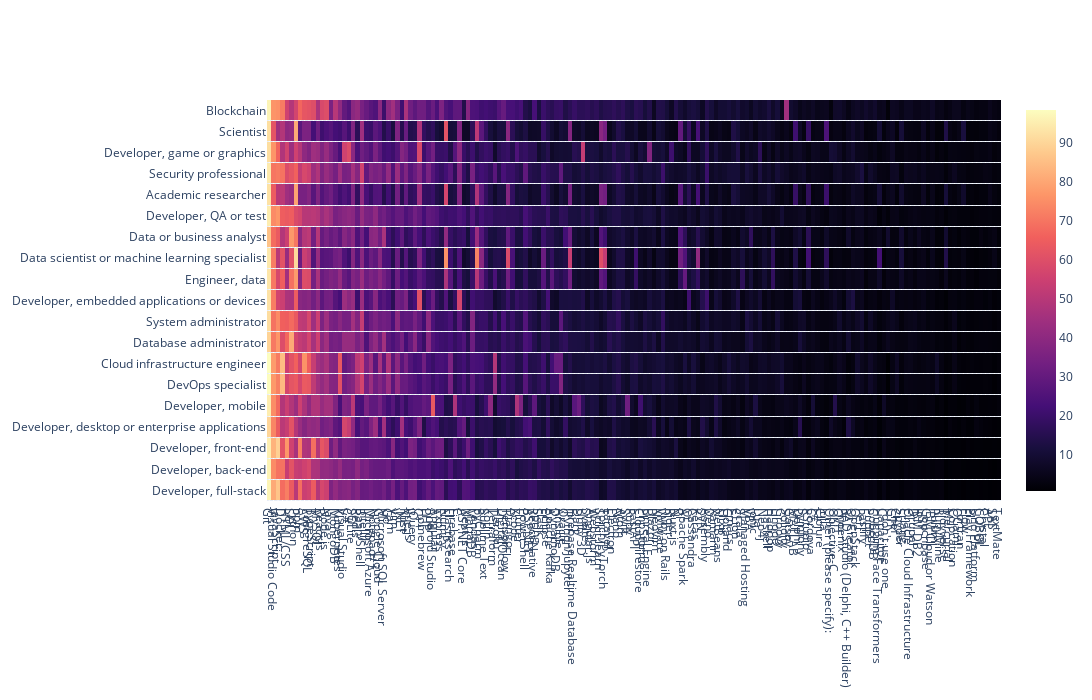

Notebook code cell kept with this figure:
### Code cell
#Create a heatmap of skills df
fig = go.Figure(data=go.Heatmap(z=skills, x=skills.columns ,y=skills.index, colorscale='magma', ygap=1))

# update the layout of the figure
fig.update_layout(width=2500, height=700,
                  xaxis_nticks=len(skills.columns))

fig.show()
#save the figure
fig.write_html(os.path.join(IMAGES_PATH, 'heatmap.html'))

### Figure 1 — Plotly figure (JSON) as saved in the notebook; plotly's stock layout.template omitted (floating-point values rounded to 4 significant figures; data arrays with more than 128 entries replaced by an {"elided": "..."} marker saying what was removed)
{"data": [{"colorscale": [[0, "#000004"], [0.1111, "#180f3d"], [0.2222, "#440f76"], [0.3333, "#721f81"], [0.4444, "#9e2f7f"], [0.5556, "#cd4071"], [0.6667, "#f1605d"], [0.7778, "#fd9668"], [0.8889, "#feca8d"], [1, "#fcfdbf"]], "type": "heatmap", "x": {"elided": "166 str values"}, "y": ["Developer, full-stack", "Developer, back-end", "Developer, front-end", "Developer, desktop or enterprise applications", "Developer, mobile", "DevOps specialist", "Cloud infrastructure engineer", "Database administrator", "System administrator", "Developer, embedded applications or devices", "Engineer, data", "Data scientist or machine learning specialist", "Data or business analyst", "Developer, QA or test", "Academic researcher", "Security professional", "Developer, game or graphics", "Scientist", "Blockchain"], "ygap": 1, "z": {"elided": "19x166 float values"}}], "layout": {"height": 700, "width": 2500, "xaxis": {"autorange": true, "nticks": 166, "range": [-0.5, 165.5], "type": "category"}, "yaxis": {"autorange": true, "range": [-0.5, 18.5], "type": "category"}}}
